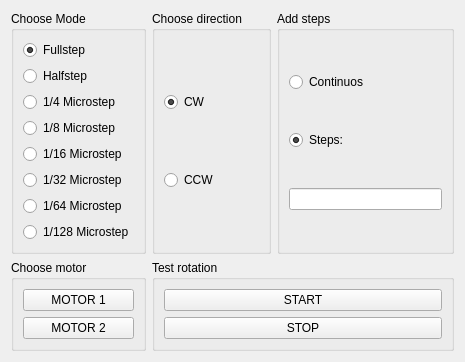
<?xml version="1.0" encoding="UTF-8"?>
<ui version="4.0">
 <class>Stepper</class>
 <widget class="QWidget" name="Stepper">
  <property name="geometry">
   <rect>
    <x>0</x>
    <y>0</y>
    <width>465</width>
    <height>326</height>
   </rect>
  </property>
  <property name="windowTitle">
   <string>Form</string>
  </property>
  <layout class="QGridLayout" name="gridLayout_2">
   <item row="0" column="0">
    <widget class="QGroupBox" name="mode_groupBox">
     <property name="title">
      <string>Choose Mode</string>
     </property>
     <layout class="QVBoxLayout" name="verticalLayout">
      <item>
       <widget class="QRadioButton" name="m_fs_Radio">
        <property name="text">
         <string>Fullstep</string>
        </property>
        <property name="checked">
         <bool>true</bool>
        </property>
       </widget>
      </item>
      <item>
       <widget class="QRadioButton" name="m_hs_Radio">
        <property name="text">
         <string>Halfstep</string>
        </property>
       </widget>
      </item>
      <item>
       <widget class="QRadioButton" name="m_1_4_Radio">
        <property name="text">
         <string>1/4 Microstep</string>
        </property>
       </widget>
      </item>
      <item>
       <widget class="QRadioButton" name="m_1_8_Radio">
        <property name="text">
         <string>1/8 Microstep</string>
        </property>
       </widget>
      </item>
      <item>
       <widget class="QRadioButton" name="m_1_16_Radio">
        <property name="text">
         <string>1/16 Microstep</string>
        </property>
       </widget>
      </item>
      <item>
       <widget class="QRadioButton" name="m_1_32_Radio">
        <property name="text">
         <string>1/32 Microstep</string>
        </property>
       </widget>
      </item>
      <item>
       <widget class="QRadioButton" name="m_1_64_Radio">
        <property name="text">
         <string>1/64 Microstep</string>
        </property>
       </widget>
      </item>
      <item>
       <widget class="QRadioButton" name="m_1_128_Radio">
        <property name="text">
         <string>1/128 Microstep</string>
        </property>
       </widget>
      </item>
     </layout>
    </widget>
   </item>
   <item row="0" column="1">
    <widget class="QGroupBox" name="dir_groupBox">
     <property name="title">
      <string>Choose direction</string>
     </property>
     <layout class="QGridLayout" name="gridLayout">
      <item row="0" column="0">
       <widget class="QRadioButton" name="cw_radioButton">
        <property name="text">
         <string>CW</string>
        </property>
        <property name="checked">
         <bool>true</bool>
        </property>
       </widget>
      </item>
      <item row="1" column="0">
       <widget class="QRadioButton" name="ccw_radioButton">
        <property name="text">
         <string>CCW</string>
        </property>
       </widget>
      </item>
     </layout>
    </widget>
   </item>
   <item row="0" column="2">
    <widget class="QGroupBox" name="steps_groupBox">
     <property name="title">
      <string>Add steps</string>
     </property>
     <layout class="QGridLayout" name="gridLayout_3">
      <item row="0" column="0">
       <widget class="QRadioButton" name="cont_Radio">
        <property name="text">
         <string>Continuos</string>
        </property>
       </widget>
      </item>
      <item row="1" column="0">
       <widget class="QRadioButton" name="steps_Radio">
        <property name="text">
         <string>Steps:</string>
        </property>
        <property name="checked">
         <bool>true</bool>
        </property>
       </widget>
      </item>
      <item row="2" column="0">
       <widget class="QLineEdit" name="steps_lineEdit">
        <property name="tabletTracking">
         <bool>false</bool>
        </property>
        <property name="focusPolicy">
         <enum>Qt::ClickFocus</enum>
        </property>
        <property name="acceptDrops">
         <bool>false</bool>
        </property>
        <property name="clearButtonEnabled">
         <bool>true</bool>
        </property>
       </widget>
      </item>
     </layout>
    </widget>
   </item>
   <item row="1" column="0">
    <widget class="QGroupBox" name="set_groupBox">
     <property name="title">
      <string>Choose motor</string>
     </property>
     <layout class="QVBoxLayout" name="verticalLayout_4">
      <item>
       <widget class="QPushButton" name="m1_pushButton">
        <property name="text">
         <string>MOTOR 1</string>
        </property>
       </widget>
      </item>
      <item>
       <widget class="QPushButton" name="m2_pushButton">
        <property name="text">
         <string>MOTOR 2</string>
        </property>
       </widget>
      </item>
     </layout>
    </widget>
   </item>
   <item row="1" column="1" colspan="2">
    <widget class="QGroupBox" name="control_groupBox">
     <property name="title">
      <string>Test rotation</string>
     </property>
     <layout class="QGridLayout" name="gridLayout_4">
      <item row="0" column="0">
       <widget class="QPushButton" name="start_PB">
        <property name="text">
         <string>START</string>
        </property>
       </widget>
      </item>
      <item row="1" column="0">
       <widget class="QPushButton" name="stop_PB">
        <property name="text">
         <string>STOP</string>
        </property>
       </widget>
      </item>
     </layout>
    </widget>
   </item>
  </layout>
 </widget>
 <resources/>
 <connections/>
</ui>
